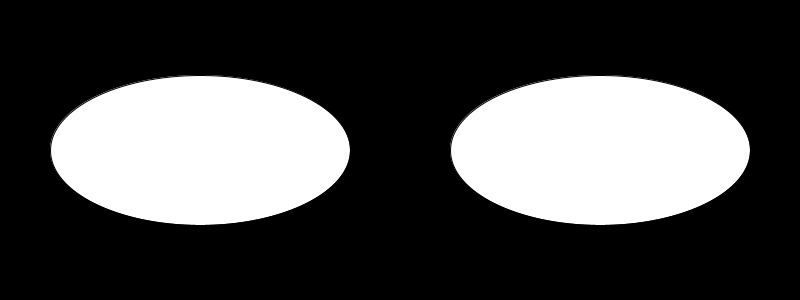
Frame 1 (no input)
Frame 60 (the mouse pressed at the canvas centre just before this capture): identical to frame 1, image omitted
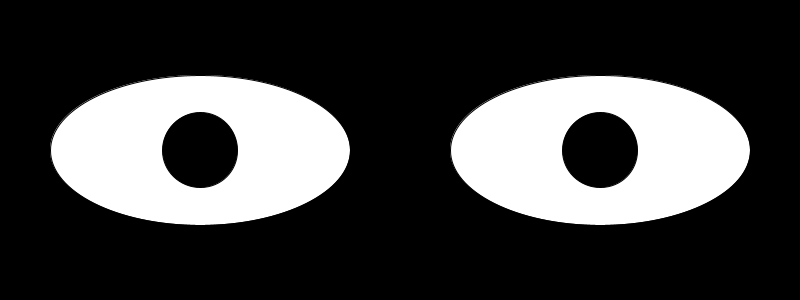
Frame 120 (the mouse held since frame 60 and released just before this capture)

The Processing sketch that drew these frames (run headless with seeded random() and noise(); from frame 60 on, the mouse is pressed at the canvas centre):

// Processing sketch: googly_eyes
// ── googly_eyes.pde
int x1=mouseX-200;
int x2=mouseX+200;
void setup(){
  size(800,300);
  
}
void draw(){
  background(#000000);
  fill(#FFFFFF);
  ellipse(200,150,300,150);
  ellipse(600,150,300,150);
  
  fill(#000000);
  ellipse(x1,mouseY,75,75);
  ellipse(x2,mouseY,75,75);
  
  if(x1<100){
  x1=mouseX-200;
  x2=mouseX+200;
}
}
